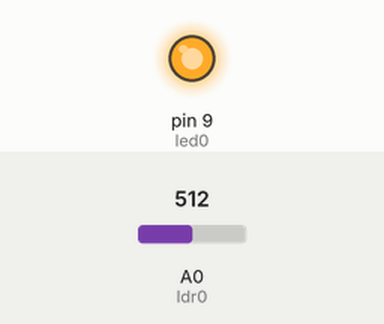
Recording of a sketch running on a simulated Arduino Uno, built with avr-gcc and run on an emulated ATmega328P. Parts: output pins drawn as LEDs (lit = HIGH). The test bench sets the inputs (shaded band); at power-on: A0 (ldr0) = 512.

Above: at 1.2 s.
1.3 s: A0 (ldr0) set to 306
At 2.5 s:
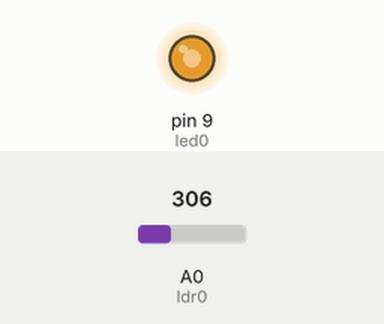
2.8 s: A0 (ldr0) set to 122
At 3.7 s:
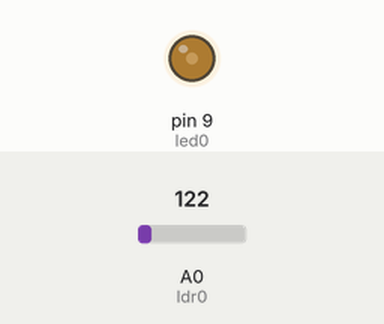
4.3 s: A0 (ldr0) set to 0
At 4.8 s:
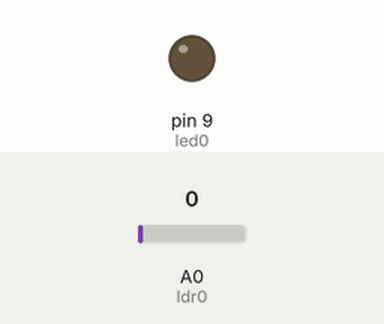
Timing chart, 0 to 7.3 s (numbered marks = the images above; inputs shaded):
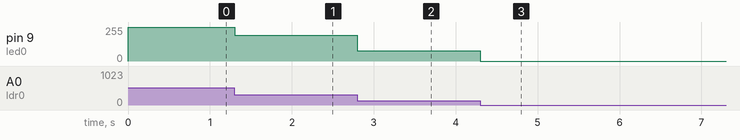

Measured:
- after the input at 1.3 s, pin 9 (led0): 255/255 → 195/255 at once
- after the input at 2.8 s, pin 9 (led0): 195/255 → 77/255 at once
- after the input at 4.3 s, pin 9 (led0): 77/255 → 0/255 at once

The sketch:

LDR1.ino
```cpp
/**********************************************************************************
** **
** Lector de Llum **
** **
** **
**********************************************************************************/
//********** Includes *************************************************************
//********** Variables ************************************************************
const int led0 = 9; // donar nom al pin 9 de l’Arduino
const int ldr0 = A0; // donar nom al pin A0 de l’Arduino
int velocitat = 20; // velocitat de l'acció en ms
int valLdr0; // guardar valor del ldr
//********** Setup ****************************************************************
void setup()
{
pinMode(led0, OUTPUT); // definir el pin 9 com una sortida
}
//********** Loop *****************************************************************
void loop()
{
valLdr0 = analogRead(ldr0); // llegir valor ldr
valLdr0 = map(valLdr0, 0, 400, 0, 255); // mapejar valor de 0-1023 a 0-255
analogWrite(led0, valLdr0); // actualitzar l'estat del led
}
//********** Funcions *************************************************************
```
